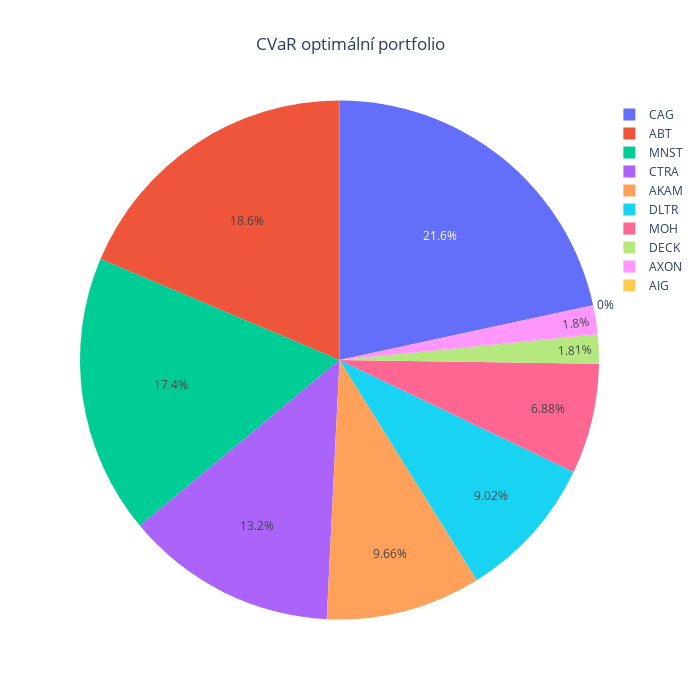

Source (notebook cell):
### Code cell
weightsMinCVaR = CVaROptimizationMinCVAR(prices= prices, alpha = 0.05)
weightsPlot(weightsMinCVaR, title = "CVaR optimální portfolio")

### Figure 1 — Plotly figure (JSON) as saved in the notebook; plotly's stock layout.template omitted (floating-point values rounded to 4 significant figures)
{"data": [{"labels": ["ABT", "AIG", "AKAM", "AXON", "CAG", "CTRA", "DECK", "DLTR", "MNST", "MOH"], "type": "pie", "values": [0.1864, 0, 0.0966, 0.018, 0.2161, 0.1318, 0.01813, 0.09016, 0.174, 0.06881]}], "layout": {"height": 700, "title": {"text": "CVaR optimální portfolio", "x": 0.5}, "width": 700}}
